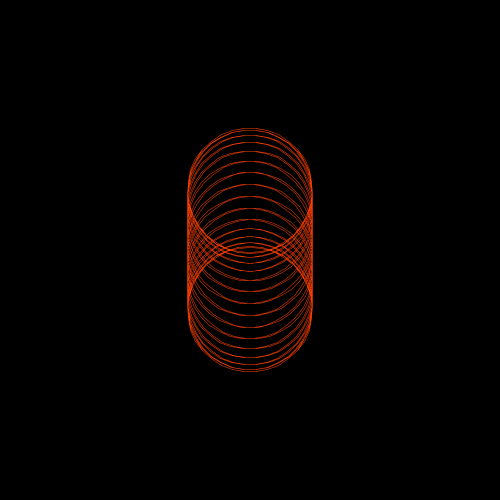
Frame 1 (no input)
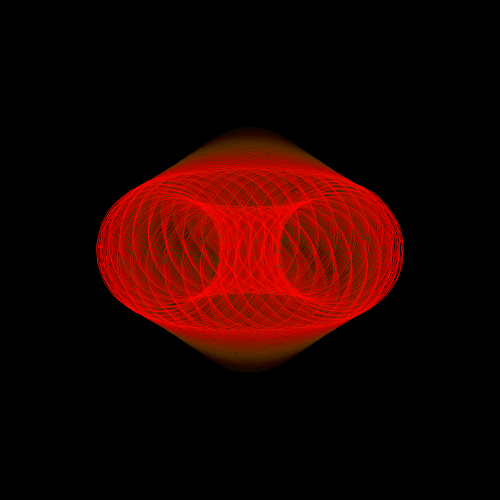
Frame 60 (the mouse pressed at the canvas centre just before this capture)
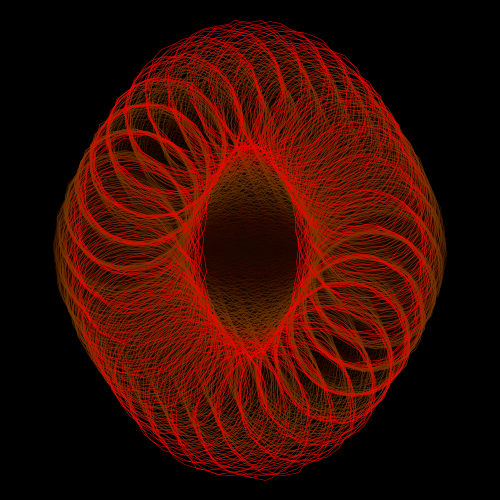
Frame 120 (the mouse held since frame 60 and released just before this capture)

The Processing sketch that drew these frames (run headless with seeded random() and noise(); from frame 60 on, the mouse is pressed at the canvas centre):

// Processing sketch: processing_128849
// ── processing_128849.pde

int nFrames = 512;
ArrayList shapes;
Phasor phasor;
Phasor phasorAmp;
Phasor phasorWidth;
Phasor phasorHeight;
Phasor phasorRandomness;
float offsetX;
float offsetY;
 
class Phasor {
  float phase = 0.0;
  float inc;
   
  Phasor(float inc_) {
    inc = inc_;
  }
   
  Phasor(float inc_, float phase_) {
    inc = inc_;
    phase = phase_;
  }
 
  void update() {
    phase += inc;
     
    if (phase >= 1.0) {
      phase -= 1.0;
    }
  }
}
 
class Shapes {
  PVector v;
   
  Shapes() {
    v = new PVector();
  }
   
  void update() {
  }
}
 
 
class VertexShape extends Shapes {
  
  VertexShape(float x, float y) {
    v.x = x;
    v.y = y;
  }
   
  void update() {
    vertex(v.x + offsetX, v.y + offsetY);
  }
  
}
 
PVector getVCoordinates(PVector v, float d, float a) {
  return new PVector(v.x + d * cos(a), v.y + d * sin(a));
}
 
PVector getVCoordinates(float x, float y, float d, float a) {
  return new PVector(x + d * cos(a), y + d * sin(a));
}
 
void setup() {
  size(500, 500);
  background(0);
  smooth();
  shapes = new ArrayList();
  phasor = new Phasor(1.0 / (float) nFrames);
  phasorAmp = new Phasor(1.0 / (float) nFrames * 1.3, 0.5);
  phasorWidth = new Phasor(1.0 / (float) nFrames * 1.7);
  phasorHeight = new Phasor(1.0 / (float) nFrames * 1.9);
  phasorRandomness = new Phasor(1.0 / (float) nFrames / 1.5, 0.75);
   
  int nShapes = 1024; 
  for (int i = 0; i < nShapes; i++) {
    PVector v = getVCoordinates(width * 0.5, height * 0.5, width * 0.125, (float) i / (float) nShapes * TWO_PI * 31);
    shapes.add(new VertexShape(v.x, v.y));
  }
}
 
void draw() {
  // Fade last frame
  noStroke();
  fill(0, 16);
  rect(0, 0, width, height);
   
  int lsSize = shapes.size();
 
  stroke(lerpColor(color(255, 0, 0), color(255, 128, 0), (sin(phasor.phase * TWO_PI * 16) + 1.0) / 2.0));
  strokeWeight(0.5);
  noFill();
  beginShape();
  float amp = 180.0 * ((cos(phasorAmp.phase * TWO_PI) + 1.0) / 2.0) + 60;
  for (int i = 0; i < lsSize; i++) {
    float foo = (float) i / (float) lsSize;
    PVector v = getVCoordinates(0, 0, amp, ((float) i / (float) lsSize + phasor.phase) * TWO_PI);
    float randomness = (sin(phasorRandomness.phase * TWO_PI) + 1.0) / 2.0;
    offsetX = v.x * sin(phasorWidth.phase * TWO_PI) + randomness * random(-10, 10);
    offsetY = v.y * cos(phasorHeight.phase * TWO_PI) + randomness * random(-10, 10);
    Shapes thisShape = (Shapes) shapes.get(i);
    thisShape.update();
  }
  endShape(CLOSE);

  phasor.update();
  phasorAmp.update();
  phasorWidth.update();
  phasorHeight.update();
  phasorRandomness.update();
}
